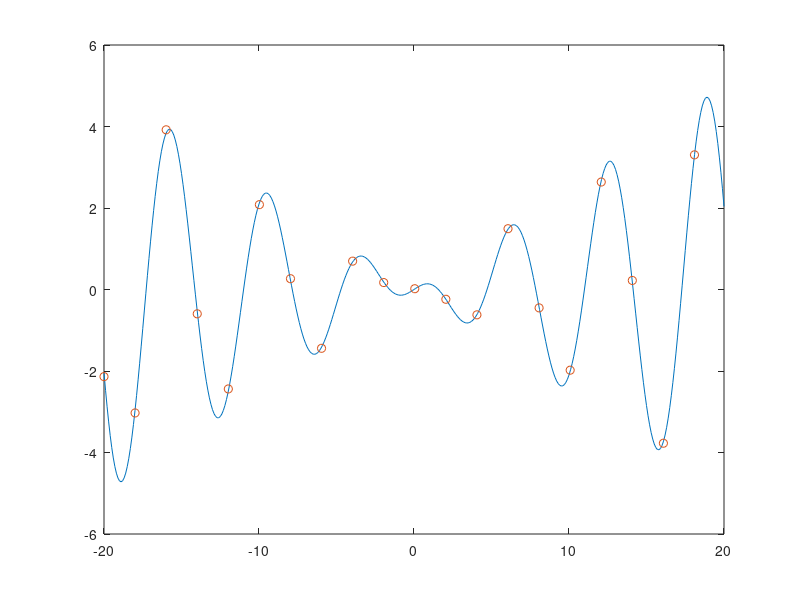
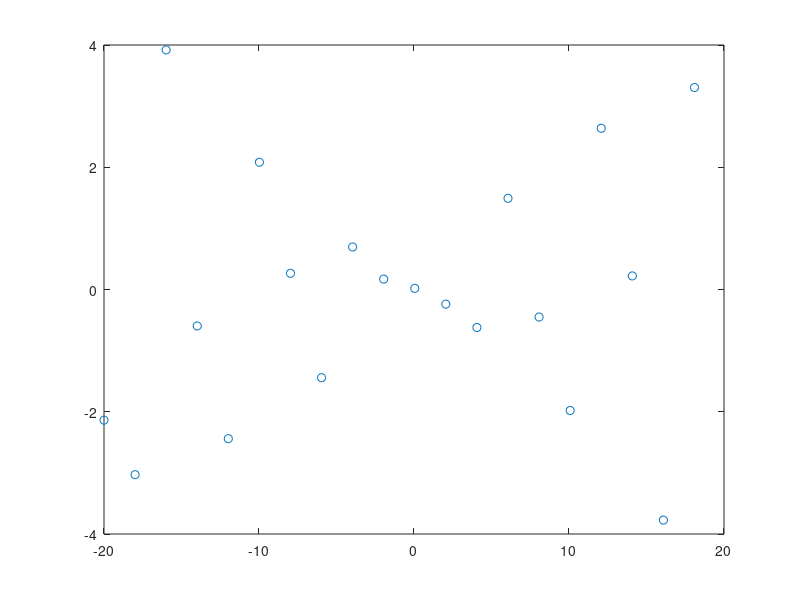
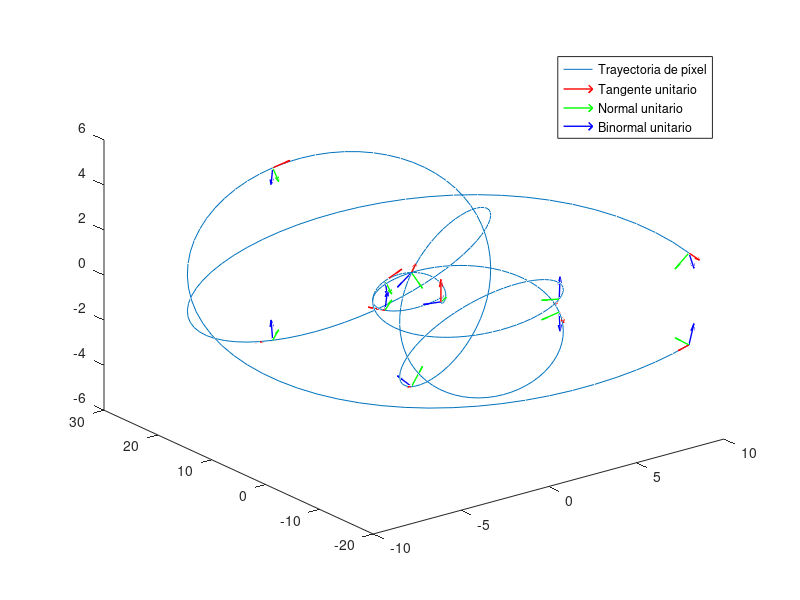

The MATLAB source for these figures, in order:
clear;
close all;

step=0.1;

t = (-20:step:20)';

x = 0.5*t.*sin(t);

y = 1.5*t.*sin(0.5*t);

z = 0.25*t.*cos(t);

samplescount = 20;

[p,q] = rat(samplescount/ numel(t));
rs = resample(z,p,q);

trs = (t(1):(step*(q/p)):t(end))';

figure, plot(t,z,'-',trs,rs,'o');
figure, plot(trs, rs,'o');

%{
dR = [gradient(x(:)),gradient(y(:)),gradient(z(:))];
dt = gradient(t);
dRdt = dR./dt;
T = dRdt./sqrt(sum(dRdt.^2,2));%Vector tangente unitario

dT = [gradient(T(:,1)),gradient(T(:,2)),gradient(T(:,3))];
dTdt = dT./dt;

N = dTdt./sqrt(sum(dTdt.^2,2)); %Vector normal unitario

B = cross(T,N); %Vector binormal unitario
%}
dR = [x(2:end)-x(1:end-1),y(2:end)-y(1:end-1),z(2:end)-z(1:end-1)];
ds = sqrt(sum(dR.^2,2));
s = [0;cumsum(ds)];

dRds = [gradient(x,s),gradient(y,s),gradient(z,s)];

T = dRds./sqrt(sum(dRds.^2,2)); % Unit tangent vector.

dTds = [gradient(T(:,1),s),gradient(T(:,2),s),gradient(T(:,3),s)];

N = dTds ./ sqrt(sum((dTds).^2,2)); % Unit normal vector.

B = cross(T,N); % Unit bi-normal vector.

points = 1:40:401;

figure, plot3(x,y,z,'DisplayName',"Trayectoria de píxel");
hold on;
quiver3(x(points),y(points),z(points),...
    T(points,1),T(points,2),T(points,3),...
    'LineWidth',1,'Color','r','AutoScale','off','DisplayName',"Tangente unitario");
quiver3(x(points),y(points),z(points),...
    N(points,1),N(points,2),N(points,3),...
    'LineWidth',1,'Color','g','AutoScale','off','DisplayName',"Normal unitario");
quiver3(x(points),y(points),z(points),...
    B(points,1),B(points,2),B(points,3),...
    'LineWidth',1,'Color','b','AutoScale','off','DisplayName',"Binormal unitario");

legend
%axis equal;
hold off;
%{
plot(t,x);
dx = gradient(x);
dt = gradient(t);
dx = dx./sqrt((dx.^2)+(dt.^2));
dt = dt./sqrt((dx.^2)+(dt.^2));
points = 1:20:400;
hold on;
quiver(t(points),x(points),dt(points),dx(points),'g','AutoScale','off');
axis equal
%}
%{
P1(:, 1) = t';

P1(:, 2) = sin(t);

P2(:, 1) = t';

P2(:, 2) = 10 * cos(t);

P3(:, 1) = t';

P3(:, 2) = cos(t);

[k1,~] = convhull(P1);
[k2,~] = convhull(P2);
[k3,~] = convhull(P3);


plot3(P1(:,2),P2(:,2),P3(:, 2),'*')
hold on
plot3(P1(k1,2),P2(k2,2),P3(k3,2))

a_f = sym('a_f');
b_f = sym('b_f');
c_f = sym('c_f');
d_f = sym('d_f');

syms f(t)

f(t) = a_f * (t^3) + b_f * (t^2) + c_f * (t) + d_f;

a_g = sym('a_g');
b_g = sym('b_g');
c_g = sym('c_g');
d_g = sym('d_g');

syms g(t)

g(t) = a_g * (t^3) + b_g * (t^2) + c_g * (t) + d_g;

a_h = sym('a_h');
b_h = sym('b_h');
c_h = sym('c_h');
d_h = sym('d_h');

syms h(t)

h(t) = a_h * (t^3) + b_h * (t^2) + c_h * (t) + d_h;

syms F(x, y)

F(x, y) = (((f(x) - f(y))^2) + ((g(x) - g(y))^2) + ((h(x) - h(y))^2))^(1/2);

F_x = diff(F, x);

F_y = diff(F, y);

S_x = solve(F_x == 0,'ReturnConditions',true);

S_y = solve(F_y == 0,'ReturnConditions',true);
%}